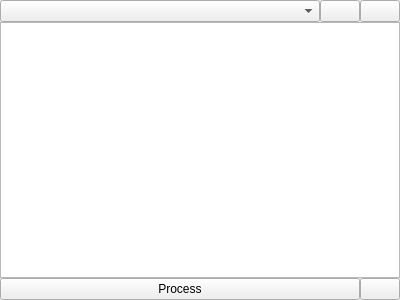
<?xml version="1.0" encoding="UTF-8"?>
<ui version="4.0">
 <class>ProcessingOptions</class>
 <widget class="QWidget" name="ProcessingOptions">
  <property name="geometry">
   <rect>
    <x>0</x>
    <y>0</y>
    <width>400</width>
    <height>300</height>
   </rect>
  </property>
  <property name="windowTitle">
   <string>Form</string>
  </property>
  <layout class="QVBoxLayout" name="verticalLayout">
   <property name="spacing">
    <number>0</number>
   </property>
   <property name="leftMargin">
    <number>0</number>
   </property>
   <property name="topMargin">
    <number>0</number>
   </property>
   <property name="rightMargin">
    <number>0</number>
   </property>
   <property name="bottomMargin">
    <number>0</number>
   </property>
   <item>
    <layout class="QHBoxLayout" name="horizontalLayout">
     <property name="spacing">
      <number>0</number>
     </property>
     <property name="leftMargin">
      <number>0</number>
     </property>
     <property name="topMargin">
      <number>0</number>
     </property>
     <property name="rightMargin">
      <number>0</number>
     </property>
     <property name="bottomMargin">
      <number>0</number>
     </property>
     <item>
      <widget class="QComboBox" name="addSelector">
       <property name="sizePolicy">
        <sizepolicy hsizetype="Expanding" vsizetype="Fixed">
         <horstretch>0</horstretch>
         <verstretch>0</verstretch>
        </sizepolicy>
       </property>
      </widget>
     </item>
     <item>
      <widget class="QPushButton" name="addButton">
       <property name="enabled">
        <bool>true</bool>
       </property>
       <property name="text">
        <string/>
       </property>
       <property name="icon">
        <iconset resource="share/icons/icons.qrc">
         <normaloff>:/icons/plus.svg</normaloff>:/icons/plus.svg</iconset>
       </property>
       <property name="flat">
        <bool>false</bool>
       </property>
      </widget>
     </item>
     <item>
      <widget class="QPushButton" name="removeButton">
       <property name="text">
        <string/>
       </property>
       <property name="icon">
        <iconset resource="share/icons/icons.qrc">
         <normaloff>:/icons/minus.svg</normaloff>:/icons/minus.svg</iconset>
       </property>
      </widget>
     </item>
    </layout>
   </item>
   <item>
    <widget class="QTreeView" name="treeView">
     <property name="editTriggers">
      <set>QAbstractItemView::CurrentChanged|QAbstractItemView::DoubleClicked|QAbstractItemView::SelectedClicked</set>
     </property>
     <property name="selectionBehavior">
      <enum>QAbstractItemView::SelectRows</enum>
     </property>
     <property name="indentation">
      <number>5</number>
     </property>
     <property name="rootIsDecorated">
      <bool>true</bool>
     </property>
     <property name="uniformRowHeights">
      <bool>true</bool>
     </property>
     <attribute name="headerStretchLastSection">
      <bool>false</bool>
     </attribute>
    </widget>
   </item>
   <item>
    <layout class="QHBoxLayout" name="horizontalLayout_2">
     <property name="spacing">
      <number>0</number>
     </property>
     <property name="leftMargin">
      <number>0</number>
     </property>
     <property name="topMargin">
      <number>0</number>
     </property>
     <property name="rightMargin">
      <number>0</number>
     </property>
     <property name="bottomMargin">
      <number>0</number>
     </property>
     <item>
      <widget class="QPushButton" name="processButton">
       <property name="sizePolicy">
        <sizepolicy hsizetype="Expanding" vsizetype="Fixed">
         <horstretch>0</horstretch>
         <verstretch>0</verstretch>
        </sizepolicy>
       </property>
       <property name="text">
        <string>Process</string>
       </property>
      </widget>
     </item>
     <item>
      <widget class="QPushButton" name="autoProcessButton">
       <property name="text">
        <string/>
       </property>
       <property name="icon">
        <iconset resource="share/icons/icons.qrc">
         <normaloff>:/icons/repeat.svg</normaloff>:/icons/repeat.svg</iconset>
       </property>
       <property name="iconSize">
        <size>
         <width>16</width>
         <height>16</height>
        </size>
       </property>
       <property name="checkable">
        <bool>true</bool>
       </property>
       <property name="checked">
        <bool>false</bool>
       </property>
       <property name="autoDefault">
        <bool>false</bool>
       </property>
       <property name="flat">
        <bool>false</bool>
       </property>
      </widget>
     </item>
    </layout>
   </item>
  </layout>
 </widget>
 <resources>
  <include location="share/icons/icons.qrc"/>
 </resources>
 <connections/>
</ui>
